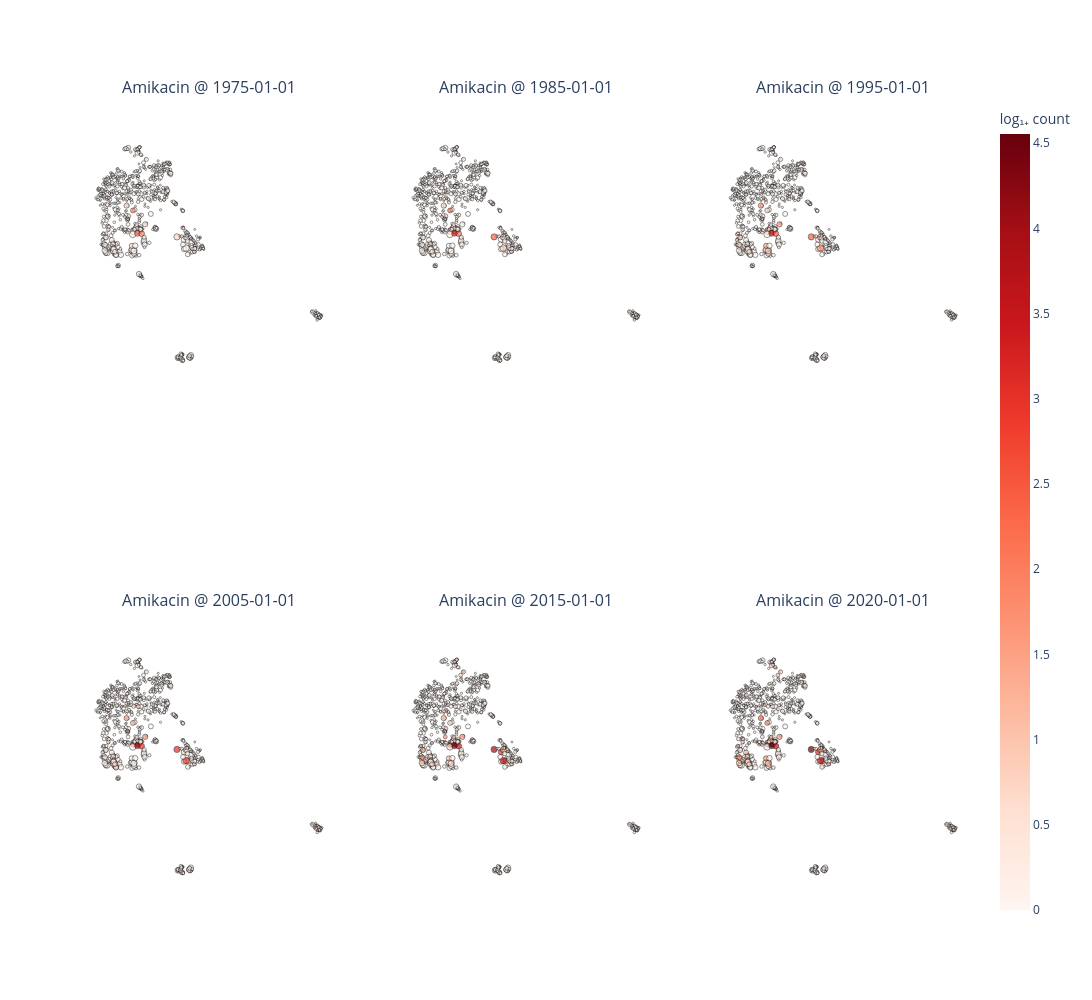

The notebook cell saved with this chart:
### Code cell
_ = plot_umap_antibiotic_activity(
    data_df,
    amr_df,
    antibiotic=antibiotic,
    date=date,
    embedding_column=embedding_column,
    cmap="Reds",
    min_n_causation=3,
    max_marker_size=5,
    min_marker_size=1
)

### Figure 1 — Plotly figure (JSON) as saved in the notebook; plotly's stock layout.template omitted (floating-point values rounded to 4 significant figures; data arrays with more than 128 entries replaced by an {"elided": "..."} marker saying what was removed)
{"data": [{"hovertemplate": "%{text}<extra></extra>", "marker": {"color": {"elided": "773 float values"}, "coloraxis": "coloraxis", "line": {"color": "black", "width": 0.6}, "size": {"elided": "773 float values"}}, "mode": "markers", "text": {"elided": "773 str values"}, "type": "scatter", "x": {"elided": "773 float values"}, "xaxis": "x", "y": {"elided": "773 float values"}, "yaxis": "y"}, {"hovertemplate": "%{text}<extra></extra>", "marker": {"color": {"elided": "773 float values"}, "coloraxis": "coloraxis", "line": {"color": "black", "width": 0.6}, "size": {"elided": "773 float values"}}, "mode": "markers", "text": {"elided": "773 str values"}, "type": "scatter", "x": {"elided": "773 float values"}, "xaxis": "x2", "y": {"elided": "773 float values"}, "yaxis": "y2"}, {"hovertemplate": "%{text}<extra></extra>", "marker": {"color": {"elided": "773 float values"}, "coloraxis": "coloraxis", "line": {"color": "black", "width": 0.6}, "size": {"elided": "773 float values"}}, "mode": "markers", "text": {"elided": "773 str values"}, "type": "scatter", "x": {"elided": "773 float values"}, "xaxis": "x3", "y": {"elided": "773 float values"}, "yaxis": "y3"}, {"hovertemplate": "%{text}<extra></extra>", "marker": {"color": {"elided": "773 float values"}, "coloraxis": "coloraxis", "line": {"color": "black", "width": 0.6}, "size": {"elided": "773 float values"}}, "mode": "markers", "text": {"elided": "773 str values"}, "type": "scatter", "x": {"elided": "773 float values"}, "xaxis": "x4", "y": {"elided": "773 float values"}, "yaxis": "y4"}, {"hovertemplate": "%{text}<extra></extra>", "marker": {"color": {"elided": "773 float values"}, "coloraxis": "coloraxis", "line": {"color": "black", "width": 0.6}, "size": {"elided": "773 float values"}}, "mode": "markers", "text": {"elided": "773 str values"}, "type": "scatter", "x": {"elided": "773 float values"}, "xaxis": "x5", "y": {"elided": "773 float values"}, "yaxis": "y5"}, {"hovertemplate": "%{text}<extra></extra>", "marker": {"color": {"elided": "773 float values"}, "coloraxis": "coloraxis", "line": {"color": "black", "width": 0.6}, "size": {"elided": "773 float values"}}, "mode": "markers", "text": {"elided": "773 str values"}, "type": "scatter", "x": {"elided": "773 float values"}, "xaxis": "x6", "y": {"elided": "773 float values"}, "yaxis": "y6"}], "layout": {"annotations": [{"font": {"size": 16}, "showarrow": false, "text": "Amikacin @ 1975-01-01", "x": 0.1444, "xanchor": "center", "xref": "paper", "y": 1, "yanchor": "bottom", "yref": "paper"}, {"font": {"size": 16}, "showarrow": false, "text": "Amikacin @ 1985-01-01", "x": 0.5, "xanchor": "center", "xref": "paper", "y": 1, "yanchor": "bottom", "yref": "paper"}, {"font": {"size": 16}, "showarrow": false, "text": "Amikacin @ 1995-01-01", "x": 0.8556, "xanchor": "center", "xref": "paper", "y": 1, "yanchor": "bottom", "yref": "paper"}, {"font": {"size": 16}, "showarrow": false, "text": "Amikacin @ 2005-01-01", "x": 0.1444, "xanchor": "center", "xref": "paper", "y": 0.375, "yanchor": "bottom", "yref": "paper"}, {"font": {"size": 16}, "showarrow": false, "text": "Amikacin @ 2015-01-01", "x": 0.5, "xanchor": "center", "xref": "paper", "y": 0.375, "yanchor": "bottom", "yref": "paper"}, {"font": {"size": 16}, "showarrow": false, "text": "Amikacin @ 2020-01-01", "x": 0.8556, "xanchor": "center", "xref": "paper", "y": 0.375, "yanchor": "bottom", "yref": "paper"}], "coloraxis": {"cmax": 4.554, "cmin": 0, "colorbar": {"title": {"text": "log₁₊ count"}}, "colorscale": [[0, "rgb(255,245,240)"], [0.125, "rgb(254,224,210)"], [0.25, "rgb(252,187,161)"], [0.375, "rgb(252,146,114)"], [0.5, "rgb(251,106,74)"], [0.625, "rgb(239,59,44)"], [0.75, "rgb(203,24,29)"], [0.875, "rgb(165,15,21)"], [1, "rgb(103,0,13)"]]}, "height": 1000, "paper_bgcolor": "white", "plot_bgcolor": "white", "showlegend": false, "width": 1500, "xaxis": {"anchor": "y", "domain": [0, 0.2889], "showgrid": false, "visible": false, "zeroline": false}, "xaxis2": {"anchor": "y2", "domain": [0.3556, 0.6444], "showgrid": false, "visible": false, "zeroline": false}, "xaxis3": {"anchor": "y3", "domain": [0.7111, 1], "showgrid": false, "visible": false, "zeroline": false}, "xaxis4": {"anchor": "y4", "domain": [0, 0.2889], "showgrid": false, "visible": false, "zeroline": false}, "xaxis5": {"anchor": "y5", "domain": [0.3556, 0.6444], "showgrid": false, "visible": false, "zeroline": false}, "xaxis6": {"anchor": "y6", "domain": [0.7111, 1], "showgrid": false, "visible": false, "zeroline": false}, "yaxis": {"anchor": "x", "domain": [0.625, 1], "scaleanchor": "x", "scaleratio": 1, "showgrid": false, "visible": false, "zeroline": false}, "yaxis2": {"anchor": "x2", "domain": [0.625, 1], "scaleanchor": "x2", "scaleratio": 1, "showgrid": false, "visible": false, "zeroline": false}, "yaxis3": {"anchor": "x3", "domain": [0.625, 1], "scaleanchor": "x3", "scaleratio": 1, "showgrid": false, "visible": false, "zeroline": false}, "yaxis4": {"anchor": "x4", "domain": [0, 0.375], "scaleanchor": "x4", "scaleratio": 1, "showgrid": false, "visible": false, "zeroline": false}, "yaxis5": {"anchor": "x5", "domain": [0, 0.375], "scaleanchor": "x5", "scaleratio": 1, "showgrid": false, "visible": false, "zeroline": false}, "yaxis6": {"anchor": "x6", "domain": [0, 0.375], "scaleanchor": "x6", "scaleratio": 1, "showgrid": false, "visible": false, "zeroline": false}}}
